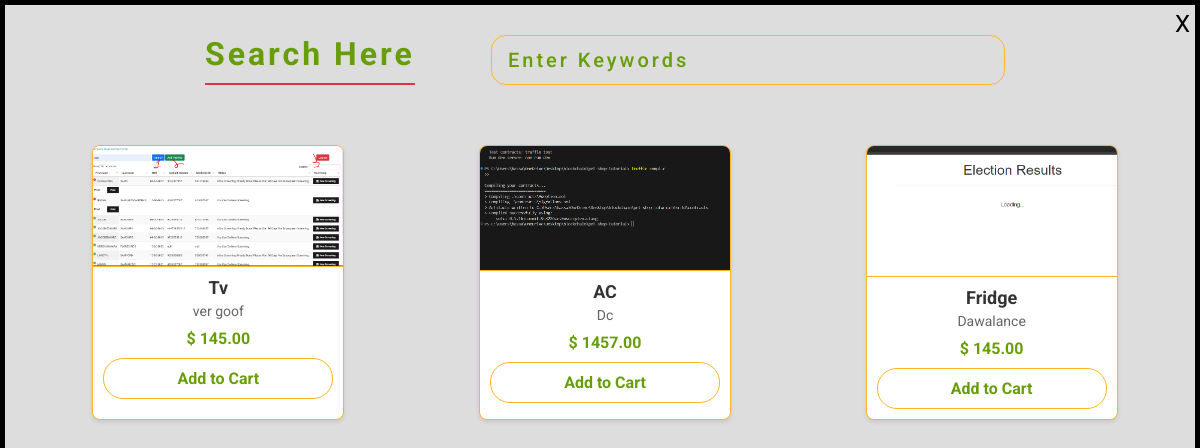
The page /search/ on the database as committed earlier.
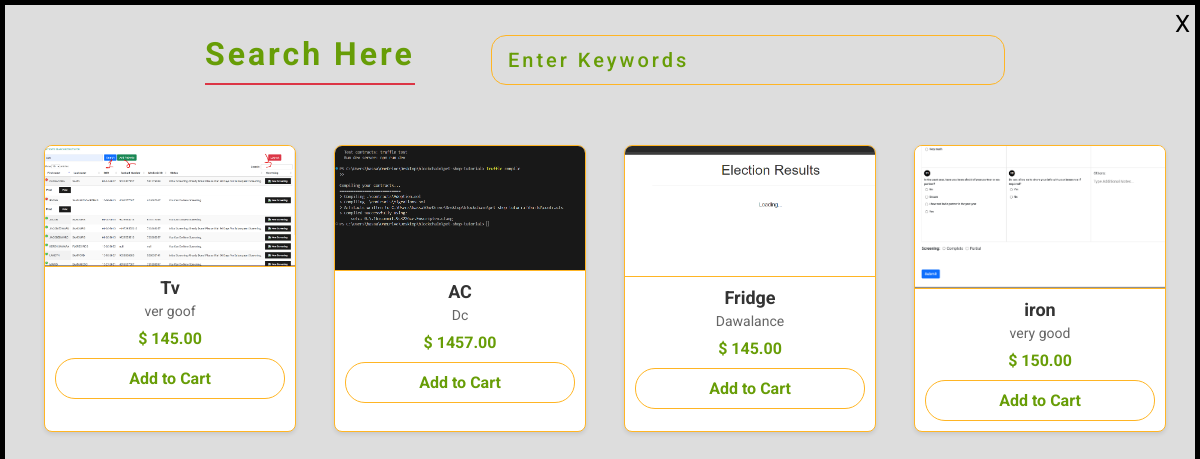
The same page on the database as committed later.
### myapp/models.py (models this page shows, shortened)
class products1(models.Model):
    product_id = models.AutoField(primary_key=True)
    name = models.CharField(max_length=200)
    description = models.CharField(max_length=200)
    seller = models.ForeignKey(Seller, on_delete=models.CASCADE)
    category = models.ForeignKey(Category, on_delete=models.CASCADE)
    price = models.DecimalField(max_digits=10, decimal_places=2)
    quantity = models.IntegerField()
    image = models.FileField(upload_to='media/', null=True, blank=True)

### myapp/views.py (the view)
# urls.py: path('search/', views.search, name="search"),
def search(request):
    product = products1.objects.all()
    return render(request, 'search.html', {'products': product})

### templates/search.html (shortened to what this page needs)
<!DOCTYPE html>
<html>
<head>
</head>
<body>
<a href="{% url 'home' %}">
    <button class="cancel-btn">
      X
    </button>
  </a>
<div class="container-fluid">
<div class="container">
<div class="search">
<h1>Search Here</h1>
<input type="text" name="" id="find" placeholder="Enter Keywords" onkeyup="search()">
</div>
<div class="product-list">
{% for product in products %}
    <div class="product">
      <img src="{{ product.image.url }}" alt="{{ product.name }}">  <div class="product-details">
        <h3>{{ product.name }}</h3>
        <p>{{ product.description }}</p>
        <div class="price">$ {{ product.price }}</div>  <button class="add-to-cart-btn">Add to Cart</button>
      </div>
    </div>
  {% endfor %}
</div></div></div>
</body>
</html>

### templates/search.html (style rules this page uses)
* { margin: 0; padding: 0; font-family: 'Roboto', sans-serif; }
body { background: #ddd; border: 5px solid #000; margin: 0; box-sizing: border-box; }
.container-fluid { width: 100%; height: auto; padding: 0px 0px 80px 0px; }
.container { width: 1200px; height: auto; margin: auto; }
.container .search { display: flex; padding: 30px 200px; justify-content: space-between; }
.container .search h1 { color: #679d06; font-weight: bold; letter-spacing: 3px; display: inline-block; border-bottom: 2px solid #dc3545; padding-bottom: 10px; }
.container .search input { width: 60%; padding: 5px 16px; background: transparent; border: 1px solid #FFB524; font-size: 20px; text-transform: capitalize; letter-spacing: 3px; outline: none; border-radius: 15px; }
.container .search input::placeholder { color: #679d06; font-weight: 500; }
.container .product-list { display: flex; flex-wrap: wrap; justify-content: space-around; padding: 20px; }
.container .product-list .product { background: #fff; border: 1px solid #FFB524; border-radius: 8px; box-shadow: 0 2px 4px rgba(0, 0, 0, 0.1); margin: 10px; width: 250px; overflow: hidden; font-family: 'Roboto', sans-serif; transition: box-shadow 0.3s ease; }
.container .product-list .product img { width: 100%; height: auto; display: block; border-bottom: 1px solid #FFB524; }
.container .product-list .product .product-details { padding: 10px; text-align: center; }
.container .product-list .product .product-details h3 { color: #333; font-size: 18px; font-weight: bold; margin-bottom: 5px; }
.container .product-list .product .product-details p { font-size: 14px; color: #666; margin-bottom: 10px; }
.container .product-list .product .product-details .price { color: #679d06; font-size: 16px; font-weight: bold; margin-bottom: 10px; }
.add-to-cart-btn { background-color: transparent; color: #679d06; border: 1px solid #FFB524; border-radius: 20px; padding: 10px; text-align: center; display: block; width: 100%; cursor: pointer; font-size: 16px; font-weight: bold; transition: background-color 0.3s, color 0.3s; }
.cancel-btn { position: fixed; top: 10px; right: 10px; z-index: 1000; cursor: pointer; font-size: 24px; background: none; border: none; color: #000; }
.search h1 { color: #679d06; font-weight: bold; }

Rows that differ between the two databases and show on the page:
added products1: shows a picture, name "iron", description "very good", price "150.00"
